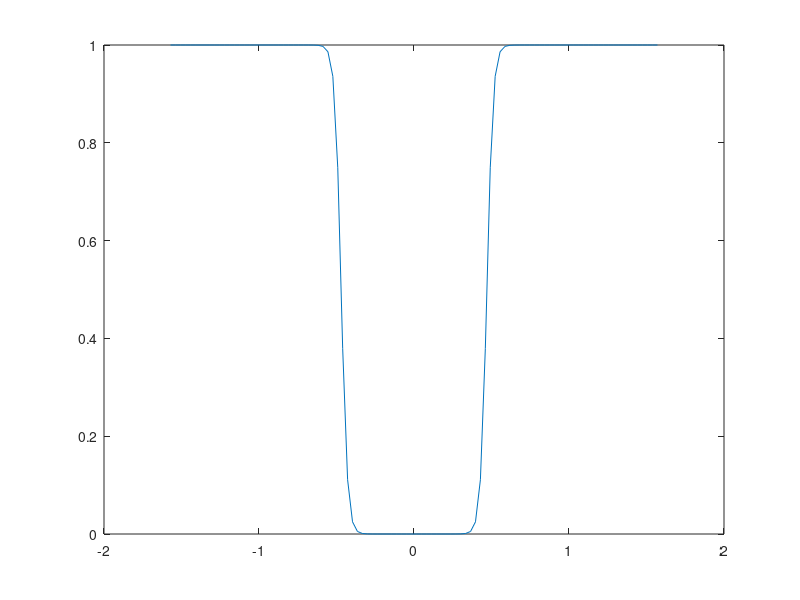
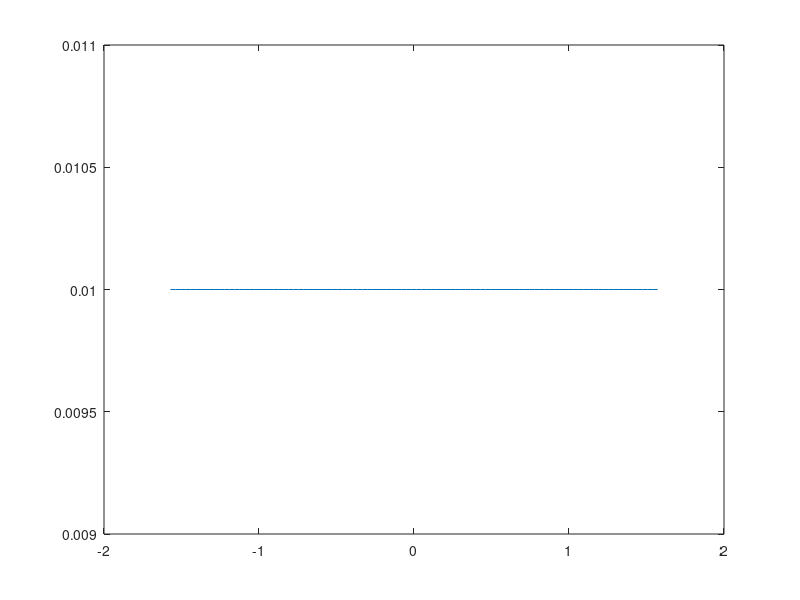
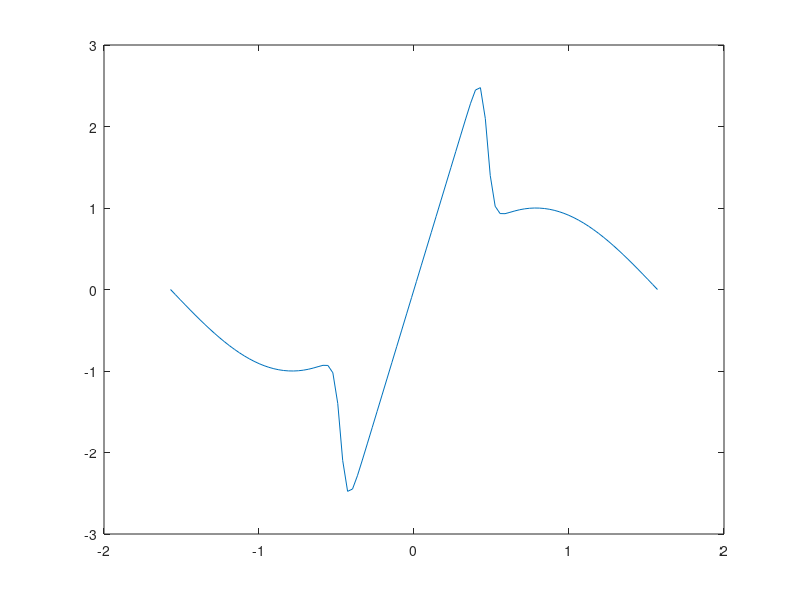

Reproduce these figures in MATLAB, in order.
clear all
close all
% Sigmoid
M    = 50;
alp0 = 0.47;
cl1 = 2*pi;
cl2 = 2;

cd1 = 0;
cf = 0;
cd0 = 0.01;

RN = @(y,U)(50000);

sgm  = @(alp)( (1+exp(-M*(alp-alp0))+exp(M*(alp+alp0))) ... 
 ./( (1+exp(-M*(alp-alp0))).*(1+exp(M*(alp+alp0)))  ));

cl = @(alp)(  (1-sgm(alp))*cl1.*alp + sgm(alp)*cl2.*sin(alp).*cos(alp)  );
cd = @(alp)(  (cd1*sin(alp).^2) + 2*1.02*cf/50000 + cd0 );

alp = linspace(-pi/2,pi/2,100);

figure()
plot(alp,sgm(alp));

figure()
plot(alp,cd(alp));

figure()
plot(alp,cl(alp));